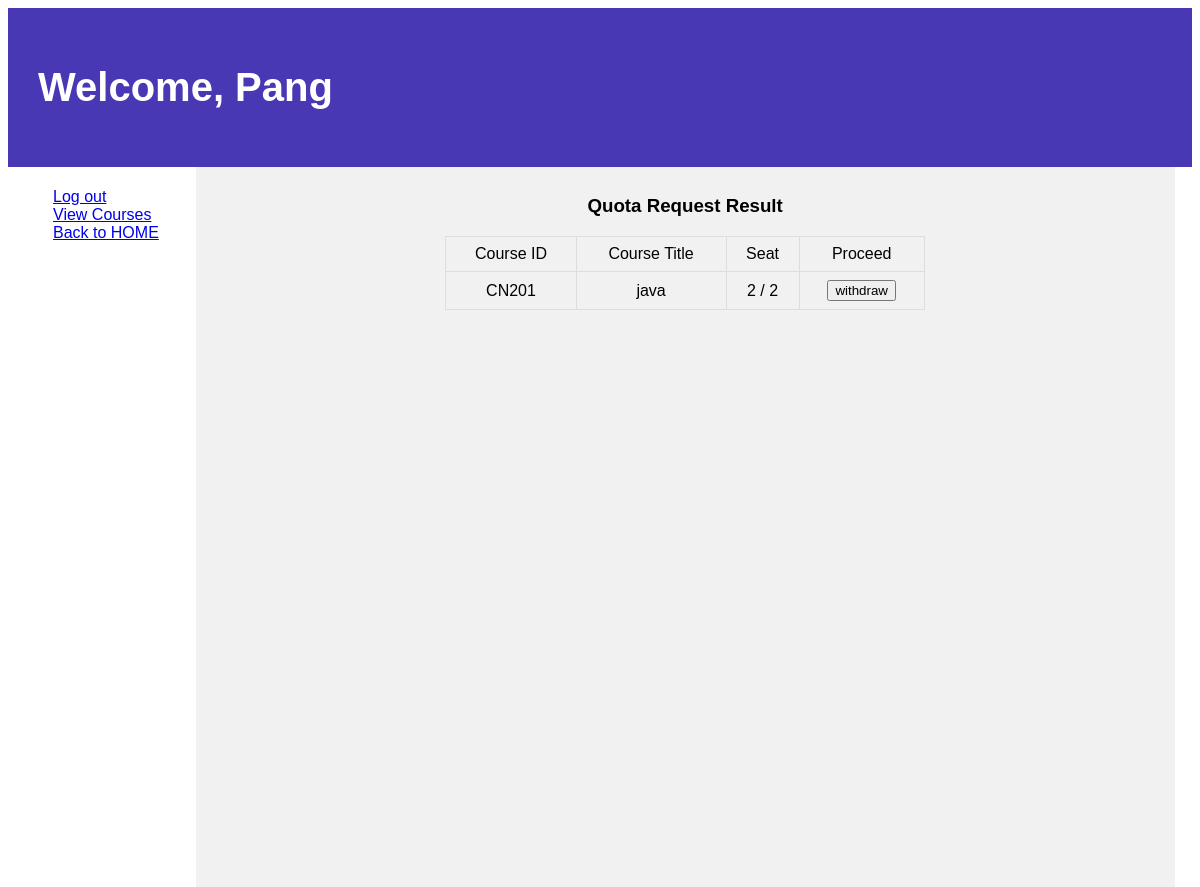
Page /quota/ (signed in) on the committed database.
### courses/models.py (models this page shows, shortened)
class Course(models.Model):
    c_id = models.CharField(max_length=5, unique=True, default="CN000")
    title = models.CharField(max_length=64, null=True, blank=True)
    semmester = models.IntegerField(null=True, blank=True)
    year = models.IntegerField(null=True, blank=True)
    seat_count = models.IntegerField(default=0, null=True, blank=True)
    max_seat = models.IntegerField(null=True, blank=True, default=5)
    quota = models.BooleanField(default=True)
    attend = models.ManyToManyField(User, blank=True)

### students/views.py (the view)
# urls.py: path('quota/', views.quota, name='quota'),
def quota(request):
    course = Course.objects.all()
    User = get_user_model()
    users = User.objects.all()
    return render(request, "students/quota.html", {
        "course": course,
        "User" : users
    })

### students/templates/students/quota.html (shortened to what this page needs)
{% extends 'students/layout.html' %}
{% block body %}
<header>
  <h1> Welcome, {{ request.user.first_name }}</h1>
</header>
<section>
  <nav>
    <ul>
      <a href="{% url 'logout' %}">Log out</a>
      <br>
      <a href="{% url 'c_index' %}">View Courses</a>
      <br>
      <a href="{% url 'index' %}">Back to HOME</a>
    </ul>
  </nav>
  <article>
    <h3 align="center">Quota Request Result</h3>
    <table style="width:50%" align="center">
          <thead>
              <tr align="center">
                  <td>Course ID</td>
                  <td>Course Title</td>
                  <td>Seat</td>
                  <td>Proceed</td>
              </tr>
          </thead>
          {% for class in course %}
          {% if request.user in class.attend.all %}
          <tbody>
              <tr align="center">
                  <td>{{ class.c_id }}</td>
                  <td>{{ class.title }}</td>
                  <td>{{ class.seat_count }} / {{class.max_seat}}</td>
                  <td><form action="{% url 'cancel' class.id %}" method="POST">
                  <input type="submit" value="withdraw">
                </td>
              </tr>
          </tbody>
          {% endif%}
          {% endfor %}
    </table>
  </article>
</section>
{% endblock %}

### students/templates/students/quota.html (style rules this page uses)
body { font-family: Arial, Helvetica, sans-serif; }
header { background-color: rgb(72, 56, 179); padding: 30px; text-align: left; font-size: 20px; color: white; }
nav { float: left; width: 15%; height: 700px; background: rgb(255, 255, 255); padding: 5px; }
article { float: left; padding:10px; width: 81%; background-color: #f1f1f1; height: 700px; }
table { font-family: arial, sans-serif; border-collapse: collapse; width: 100%; }
td, th { border: 1px solid #dddddd; padding: 8px; }

### rows in the picture
Course: c_id "CN201", title "java", seat_count "2", max_seat "2"

### other values in the picture
{{ request.user.first_name }} "Pang"
